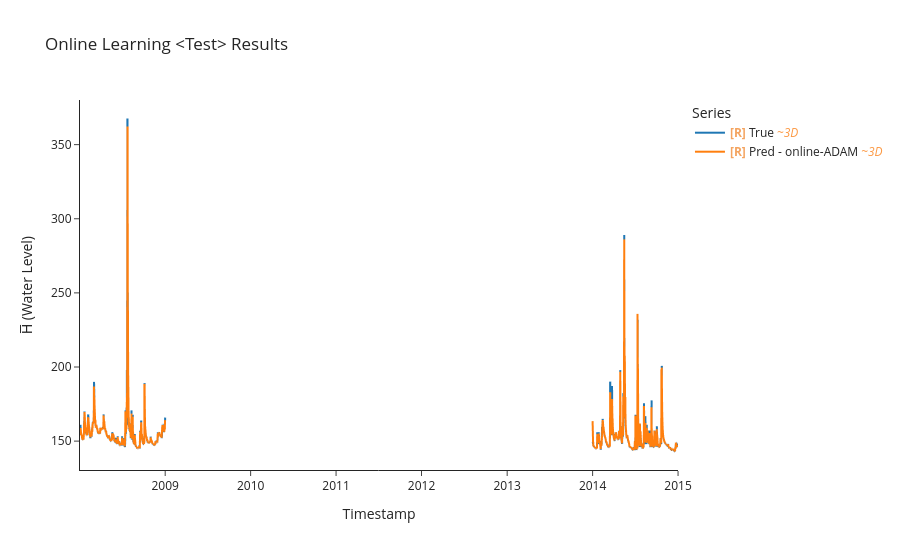

The code cell stored with this chart in its notebook:
### Code cell
# evaluation on test set
y_true_test, y_pred_test, time_indices_test = uf.model_evaluate_with_norm(model,criterion, test_ds, test_df.index,
                                                                 LOOKBACK, HORIZON, BATCH_SIZE)
uf.calculate_metrics_and_plot({"online-ADAM": (y_true_test, y_pred_test, time_indices_test)},
                              plot_title = 'Online Learning <Test> Results',
                              export_metrics= True,
                              export_html= True,
                              export_file_name='results/testing/online/Online Learning MLP test')
# Save predictions to CSV files to be used later in Experiments
uf.export_results_to_csv({"MLP": (y_true_test, y_pred_test,time_indices_test)}, 
                         "results/testing/predictions_vs_true/online")

### Figure 1 — Plotly figure (JSON) as saved in the notebook; plotly's stock layout.template omitted (floating-point values rounded to 4 significant figures; data arrays with more than 128 entries replaced by an {"elided": "..."} marker saying what was removed)
{"data": [{"hovertemplate": "Legend=True<br>Timestamp=%{x}<br>H̅ (Water Level)=%{y}<extra></extra>", "legendgroup": "True", "line": {"color": "#1f77b4", "dash": "solid", "width": 2}, "marker": {"symbol": "circle"}, "mode": "lines", "name": "<b style=\"color:sandybrown\">[R]</b> True <i style=\"color:#fc9944\">~3D</i>", "showlegend": true, "type": "scattergl", "uid": "83ea63c2-015d-4e82-aef8-93141cef385f", "x": {"elided": "1001 str values"}, "xaxis": "x", "y": {"elided": "1001 float values"}, "yaxis": "y"}, {"hovertemplate": "Legend=Pred - online-ADAM<br>Timestamp=%{x}<br>H̅ (Water Level)=%{y}<extra></extra>", "legendgroup": "Pred - online-ADAM", "line": {"color": "#ff7f0e", "dash": "solid", "width": 2}, "marker": {"symbol": "circle"}, "mode": "lines", "name": "<b style=\"color:sandybrown\">[R]</b> Pred - online-ADAM <i style=\"color:#fc9944\">~3D</i>", "showlegend": true, "type": "scattergl", "uid": "c04410df-88ec-41f2-8100-917e068d55be", "x": {"elided": "1001 str values"}, "xaxis": "x", "y": {"elided": "1001 float values"}, "yaxis": "y"}], "layout": {"height": 550, "legend": {"title": {"text": "Series"}, "tracegroupgap": 0}, "title": {"text": "Online Learning <Test> Results"}, "xaxis": {"anchor": "y", "domain": [0, 1], "title": {"text": "Timestamp"}}, "yaxis": {"anchor": "x", "domain": [0, 1], "title": {"text": "H̅ (Water Level)"}}}}
